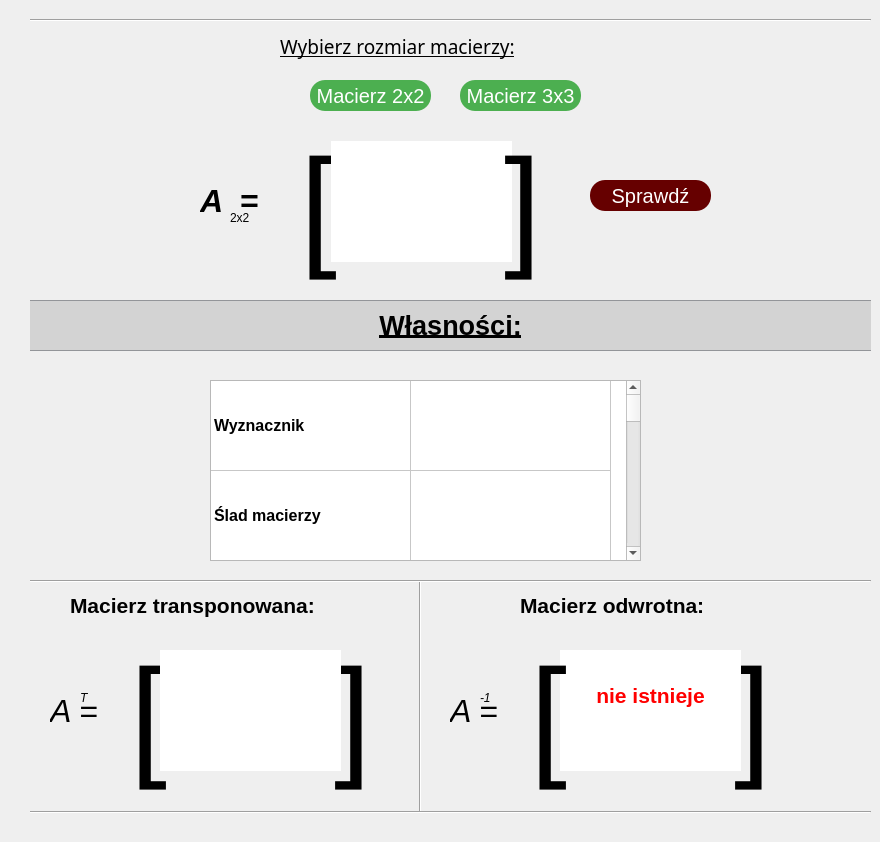
    <widget class="QWidget" name="tab_properties">
     <attribute name="title">
      <string> Własności macierzy </string>
     </attribute>
     <widget class="QLabel" name="label_2">
      <property name="geometry">
       <rect>
        <x>280</x>
        <y>30</y>
        <width>331</width>
        <height>32</height>
       </rect>
      </property>
      <property name="minimumSize">
       <size>
        <width>331</width>
        <height>32</height>
       </size>
      </property>
      <property name="maximumSize">
       <size>
        <width>331</width>
        <height>32</height>
       </size>
      </property>
      <property name="font">
       <font>
        <family>Arial Black</family>
        <pointsize>14</pointsize>
        <weight>50</weight>
        <italic>false</italic>
        <bold>false</bold>
        <underline>true</underline>
        <strikeout>false</strikeout>
       </font>
      </property>
      <property name="text">
       <string>Wybierz rozmiar macierzy:</string>
      </property>
     </widget>
     <widget class="QPushButton" name="pushButton_properties">
      <property name="geometry">
       <rect>
        <x>590</x>
        <y>180</y>
        <width>121</width>
        <height>31</height>
       </rect>
      </property>
      <property name="minimumSize">
       <size>
        <width>121</width>
        <height>31</height>
       </size>
      </property>
      <property name="maximumSize">
       <size>
        <width>131</width>
        <height>31</height>
       </size>
      </property>
      <property name="font">
       <font>
        <pointsize>-1</pointsize>
       </font>
      </property>
      <property name="styleSheet">
       <string notr="true">#pushButton_properties {
  font-size: 20px;
  text-align: center;
  color:#fff;
  background-color: #660000;
  border-radius: 15px;
}

#pushButton_properties:hover {
	background-color:  #330000;
}


</string>
      </property>
      <property name="text">
       <string>Sprawdź</string>
      </property>
     </widget>
     <widget class="QLabel" name="label_4">
      <property name="geometry">
       <rect>
        <x>300</x>
        <y>120</y>
        <width>51</width>
        <height>161</height>
       </rect>
      </property>
      <property name="minimumSize">
       <size>
        <width>51</width>
        <height>161</height>
       </size>
      </property>
      <property name="maximumSize">
       <size>
        <width>51</width>
        <height>161</height>
       </size>
      </property>
      <property name="font">
       <font>
        <family>Arial</family>
        <pointsize>100</pointsize>
        <stylestrategy>PreferDefault</stylestrategy>
        <kerning>true</kerning>
       </font>
      </property>
      <property name="layoutDirection">
       <enum>Qt::LeftToRight</enum>
      </property>
      <property name="autoFillBackground">
       <bool>false</bool>
      </property>
      <property name="text">
       <string>[</string>
      </property>
      <property name="alignment">
       <set>Qt::AlignBottom|Qt::AlignLeading|Qt::AlignLeft</set>
      </property>
     </widget>
     <widget class="QPushButton" name="pushButton_matrix3x3">
      <property name="geometry">
       <rect>
        <x>460</x>
        <y>80</y>
        <width>121</width>
        <height>31</height>
       </rect>
      </property>
      <property name="minimumSize">
       <size>
        <width>121</width>
        <height>31</height>
       </size>
      </property>
      <property name="maximumSize">
       <size>
        <width>121</width>
        <height>31</height>
       </size>
      </property>
      <property name="styleSheet">
       <string notr="true">#pushButton_matrix3x3 {
  font-size: 20px;
  text-align: center;
  color:#fff;
  background-color: #4CAF50;
  border-radius: 15px;
}

#pushButton_matrix3x3:hover {
	background-color: #3e8e41;
}
</string>
      </property>
      <property name="text">
       <string>Macierz 3x3</string>
      </property>
     </widget>
     <widget class="QLabel" name="size_label">
      <property name="geometry">
       <rect>
        <x>230</x>
        <y>210</y>
        <width>31</width>
        <height>16</height>
       </rect>
      </property>
      <property name="minimumSize">
       <size>
        <width>31</width>
        <height>16</height>
       </size>
      </property>
      <property name="maximumSize">
       <size>
        <width>31</width>
        <height>16</height>
       </size>
      </property>
      <property name="text">
       <string>2x2</string>
      </property>
     </widget>
     <widget class="QTableWidget" name="table_matrix">
      <property name="enabled">
       <bool>true</bool>
      </property>
      <property name="geometry">
       <rect>
        <x>331</x>
        <y>141</y>
        <width>181</width>
        <height>121</height>
       </rect>
      </property>
      <property name="minimumSize">
       <size>
        <width>122</width>
        <height>82</height>
       </size>
      </property>
      <property name="maximumSize">
       <size>
        <width>182</width>
        <height>122</height>
       </size>
      </property>
      <property name="font">
       <font>
        <pointsize>8</pointsize>
        <weight>75</weight>
        <italic>false</italic>
        <bold>true</bold>
        <underline>false</underline>
        <strikeout>false</strikeout>
        <kerning>true</kerning>
       </font>
      </property>
      <property name="toolTip">
       <string/>
      </property>
      <property name="whatsThis">
       <string>Matrix1</string>
      </property>
      <property name="layoutDirection">
       <enum>Qt::LeftToRight</enum>
      </property>
      <property name="styleSheet">
       <string notr="true">#table_matrix{
border-style:none;
}</string>
      </property>
      <property name="sizeAdjustPolicy">
       <enum>QAbstractScrollArea::AdjustIgnored</enum>
      </property>
      <property name="editTriggers">
       <set>QAbstractItemView::AnyKeyPressed|QAbstractItemView::EditKeyPressed</set>
      </property>
      <property name="gridStyle">
       <enum>Qt::SolidLine</enum>
      </property>
      <property name="wordWrap">
       <bool>true</bool>
      </property>
      <property name="cornerButtonEnabled">
       <bool>true</bool>
      </property>
      <property name="rowCount">
       <number>0</number>
      </property>
      <property name="columnCount">
       <number>0</number>
      </property>
      <attribute name="horizontalHeaderVisible">
       <bool>false</bool>
      </attribute>
      <attribute name="horizontalHeaderDefaultSectionSize">
       <number>60</number>
      </attribute>
      <attribute name="horizontalHeaderHighlightSections">
       <bool>false</bool>
      </attribute>
      <attribute name="horizontalHeaderMinimumSectionSize">
       <number>60</number>
      </attribute>
      <attribute name="verticalHeaderVisible">
       <bool>false</bool>
      </attribute>
      <attribute name="verticalHeaderDefaultSectionSize">
       <number>40</number>
      </attribute>
      <attribute name="verticalHeaderHighlightSections">
       <bool>false</bool>
      </attribute>
     </widget>
     <widget class="QLabel" name="label_6">
      <property name="geometry">
       <rect>
        <x>200</x>
        <y>180</y>
        <width>91</width>
        <height>41</height>
       </rect>
      </property>
      <property name="minimumSize">
       <size>
        <width>91</width>
        <height>41</height>
       </size>
      </property>
      <property name="maximumSize">
       <size>
        <width>91</width>
        <height>41</height>
       </size>
      </property>
      <property name="font">
       <font>
        <pointsize>24</pointsize>
        <weight>75</weight>
        <italic>true</italic>
        <bold>true</bold>
       </font>
      </property>
      <property name="text">
       <string>A  =</string>
      </property>
     </widget>
     <widget class="QPushButton" name="pushButton_matrix2x2">
      <property name="geometry">
       <rect>
        <x>310</x>
        <y>80</y>
        <width>121</width>
        <height>31</height>
       </rect>
      </property>
      <property name="minimumSize">
       <size>
        <width>121</width>
        <height>31</height>
       </size>
      </property>
      <property name="maximumSize">
       <size>
        <width>121</width>
        <height>31</height>
       </size>
      </property>
      <property name="styleSheet">
       <string notr="true">#pushButton_matrix2x2 {
  font-size: 20px;
  text-align: center;
  color:#fff;
  background-color: #4CAF50;
  border-radius: 15px;
}

#pushButton_matrix2x2:hover {
	background-color: #3e8e41;
}
</string>
      </property>
      <property name="text">
       <string>Macierz 2x2</string>
      </property>
     </widget>
     <widget class="QLabel" name="label_5">
      <property name="geometry">
       <rect>
        <x>490</x>
        <y>120</y>
        <width>51</width>
        <height>161</height>
       </rect>
      </property>
      <property name="minimumSize">
       <size>
        <width>51</width>
        <height>161</height>
       </size>
      </property>
      <property name="maximumSize">
       <size>
        <width>51</width>
        <height>161</height>
       </size>
      </property>
      <property name="font">
       <font>
        <family>Arial</family>
        <pointsize>100</pointsize>
        <kerning>true</kerning>
       </font>
      </property>
      <property name="text">
       <string>]</string>
      </property>
      <property name="alignment">
       <set>Qt::AlignBottom|Qt::AlignRight|Qt::AlignTrailing</set>
      </property>
     </widget>
     <widget class="QTableWidget" name="table_properties">
      <property name="geometry">
       <rect>
        <x>210</x>
        <y>380</y>
        <width>431</width>
        <height>181</height>
       </rect>
      </property>
      <property name="maximumSize">
       <size>
        <width>431</width>
        <height>181</height>
       </size>
      </property>
      <property name="font">
       <font>
        <pointsize>12</pointsize>
        <weight>75</weight>
        <bold>true</bold>
       </font>
      </property>
      <property name="styleSheet">
       <string notr="true"/>
      </property>
      <property name="sizeAdjustPolicy">
       <enum>QAbstractScrollArea::AdjustIgnored</enum>
      </property>
      <property name="editTriggers">
       <set>QAbstractItemView::NoEditTriggers</set>
      </property>
      <property name="gridStyle">
       <enum>Qt::SolidLine</enum>
      </property>
      <property name="sortingEnabled">
       <bool>false</bool>
      </property>
      <property name="wordWrap">
       <bool>true</bool>
      </property>
      <property name="cornerButtonEnabled">
       <bool>true</bool>
      </property>
      <property name="rowCount">
       <number>7</number>
      </property>
      <property name="columnCount">
       <number>2</number>
      </property>
      <attribute name="horizontalHeaderVisible">
       <bool>false</bool>
      </attribute>
      <attribute name="horizontalHeaderDefaultSectionSize">
       <number>200</number>
      </attribute>
      <attribute name="horizontalHeaderHighlightSections">
       <bool>true</bool>
      </attribute>
      <attribute name="horizontalHeaderMinimumSectionSize">
       <number>200</number>
      </attribute>
      <attribute name="verticalHeaderVisible">
       <bool>false</bool>
      </attribute>
      <attribute name="verticalHeaderDefaultSectionSize">
       <number>90</number>
      </attribute>
      <row/>
      <row/>
      <row/>
      <row/>
      <row/>
      <row/>
      <row/>
      <column/>
      <column/>
      <item row="0" column="0">
       <property name="text">
        <string>Wyznacznik</string>
       </property>
      </item>
      <item row="0" column="1">
       <property name="text">
        <string/>
       </property>
      </item>
      <item row="1" column="0">
       <property name="text">
        <string>Ślad macierzy</string>
       </property>
      </item>
      <item row="1" column="1">
       <property name="text">
        <string/>
       </property>
      </item>
      <item row="2" column="0">
       <property name="text">
        <string>Czy macierz diagonalna?</string>
       </property>
      </item>
      <item row="2" column="1">
       <property name="text">
        <string/>
       </property>
      </item>
      <item row="3" column="0">
       <property name="text">
        <string>Czy macierz symetryczna?</string>
       </property>
      </item>
      <item row="3" column="1">
       <property name="text">
        <string/>
       </property>
      </item>
      <item row="4" column="0">
       <property name="text">
        <string>Czy macierz trójkątna?</string>
       </property>
      </item>
      <item row="4" column="1">
       <property name="text">
        <string/>
       </property>
      </item>
      <item row="5" column="0">
       <property name="text">
        <string>Czy macierz osobliwa?</string>
       </property>
      </item>
      <item row="5" column="1">
       <property name="text">
        <string/>
       </property>
      </item>
      <item row="6" column="0">
       <property name="text">
        <string>Czy macierz kwadratowa?</string>
       </property>
      </item>
      <item row="6" column="1">
       <property name="text">
        <string/>
       </property>
      </item>
     </widget>
     <widget class="QLabel" name="label_28">
      <property name="geometry">
       <rect>
        <x>130</x>
        <y>630</y>
        <width>51</width>
        <height>161</height>
       </rect>
      </property>
      <property name="font">
       <font>
        <family>Arial</family>
        <pointsize>100</pointsize>
        <stylestrategy>PreferDefault</stylestrategy>
        <kerning>true</kerning>
       </font>
      </property>
      <property name="layoutDirection">
       <enum>Qt::LeftToRight</enum>
      </property>
      <property name="autoFillBackground">
       <bool>false</bool>
      </property>
      <property name="text">
       <string>[</string>
      </property>
      <property name="alignment">
       <set>Qt::AlignBottom|Qt::AlignLeading|Qt::AlignLeft</set>
      </property>
     </widget>
     <widget class="QLabel" name="label_27">
      <property name="geometry">
       <rect>
        <x>50</x>
        <y>690</y>
        <width>81</width>
        <height>41</height>
       </rect>
      </property>
      <property name="font">
       <font>
        <pointsize>24</pointsize>
        <italic>true</italic>
       </font>
      </property>
      <property name="text">
       <string>A =</string>
      </property>
     </widget>
     <widget class="QLabel" name="label_26">
      <property name="geometry">
       <rect>
        <x>320</x>
        <y>630</y>
        <width>51</width>
        <height>161</height>
       </rect>
      </property>
      <property name="font">
       <font>
        <family>Arial</family>
        <pointsize>100</pointsize>
        <kerning>true</kerning>
       </font>
      </property>
      <property name="text">
       <string>]</string>
      </property>
      <property name="alignment">
       <set>Qt::AlignBottom|Qt::AlignRight|Qt::AlignTrailing</set>
      </property>
     </widget>
     <widget class="QTableWidget" name="table_transpose">
      <property name="enabled">
       <bool>true</bool>
      </property>
      <property name="geometry">
       <rect>
        <x>160</x>
        <y>650</y>
        <width>181</width>
        <height>121</height>
       </rect>
      </property>
      <property name="font">
       <font>
        <pointsize>8</pointsize>
        <weight>75</weight>
        <bold>true</bold>
       </font>
      </property>
      <property name="styleSheet">
       <string notr="true">#table_transpose{
border-style:none;
}</string>
      </property>
      <property name="editTriggers">
       <set>QAbstractItemView::NoEditTriggers</set>
      </property>
      <property name="rowCount">
       <number>0</number>
      </property>
      <property name="columnCount">
       <number>0</number>
      </property>
      <attribute name="horizontalHeaderVisible">
       <bool>false</bool>
      </attribute>
      <attribute name="horizontalHeaderDefaultSectionSize">
       <number>60</number>
      </attribute>
      <attribute name="horizontalHeaderHighlightSections">
       <bool>false</bool>
      </attribute>
      <attribute name="verticalHeaderVisible">
       <bool>false</bool>
      </attribute>
      <attribute name="verticalHeaderDefaultSectionSize">
       <number>40</number>
      </attribute>
      <attribute name="verticalHeaderHighlightSections">
       <bool>false</bool>
      </attribute>
     </widget>
     <widget class="QLabel" name="label_25">
      <property name="geometry">
       <rect>
        <x>70</x>
        <y>590</y>
        <width>331</width>
        <height>31</height>
       </rect>
      </property>
      <property name="font">
       <font>
        <pointsize>16</pointsize>
        <weight>75</weight>
        <bold>true</bold>
       </font>
      </property>
      <property name="styleSheet">
       <string notr="true">#label_9{
  text-align: center;
  color:black;
  border: 2px solid white;
  border-bottom-color: red;
}</string>
      </property>
      <property name="text">
       <string>Macierz transponowana:</string>
      </property>
     </widget>
     <widget class="QLabel" name="label_24">
      <property name="geometry">
       <rect>
        <x>80</x>
        <y>690</y>
        <width>21</width>
        <height>16</height>
       </rect>
      </property>
      <property name="font">
       <font>
        <italic>true</italic>
       </font>
      </property>
      <property name="text">
       <string>T</string>
      </property>
     </widget>
     <widget class="QLabel" name="label_29">
      <property name="geometry">
       <rect>
        <x>480</x>
        <y>690</y>
        <width>21</width>
        <height>16</height>
       </rect>
      </property>
      <property name="font">
       <font>
        <italic>true</italic>
       </font>
      </property>
      <property name="text">
       <string>-1</string>
      </property>
     </widget>
     <widget class="QLabel" name="label_30">
      <property name="geometry">
       <rect>
        <x>450</x>
        <y>690</y>
        <width>81</width>
        <height>41</height>
       </rect>
      </property>
      <property name="font">
       <font>
        <pointsize>24</pointsize>
        <italic>true</italic>
       </font>
      </property>
      <property name="text">
       <string>A =</string>
      </property>
     </widget>
     <widget class="QLabel" name="label_31">
      <property name="geometry">
       <rect>
        <x>720</x>
        <y>630</y>
        <width>51</width>
        <height>161</height>
       </rect>
      </property>
      <property name="font">
       <font>
        <family>Arial</family>
        <pointsize>100</pointsize>
        <kerning>true</kerning>
       </font>
      </property>
      <property name="text">
       <string>]</string>
      </property>
      <property name="alignment">
       <set>Qt::AlignBottom|Qt::AlignRight|Qt::AlignTrailing</set>
      </property>
     </widget>
     <widget class="QTableWidget" name="table_inverse">
      <property name="enabled">
       <bool>true</bool>
      </property>
      <property name="geometry">
       <rect>
        <x>560</x>
        <y>650</y>
        <width>181</width>
        <height>121</height>
       </rect>
      </property>
      <property name="font">
       <font>
        <pointsize>8</pointsize>
        <weight>75</weight>
        <bold>true</bold>
       </font>
      </property>
      <property name="styleSheet">
       <string notr="true">#table_inverse{
border-style:none;
}</string>
      </property>
      <property name="editTriggers">
       <set>QAbstractItemView::NoEditTriggers</set>
      </property>
      <property name="rowCount">
       <number>0</number>
      </property>
      <property name="columnCount">
       <number>0</number>
      </property>
      <attribute name="horizontalHeaderVisible">
       <bool>false</bool>
      </attribute>
      <attribute name="horizontalHeaderDefaultSectionSize">
       <number>60</number>
      </attribute>
      <attribute name="horizontalHeaderHighlightSections">
       <bool>false</bool>
      </attribute>
      <attribute name="verticalHeaderVisible">
       <bool>false</bool>
      </attribute>
      <attribute name="verticalHeaderDefaultSectionSize">
       <number>40</number>
      </attribute>
      <attribute name="verticalHeaderHighlightSections">
       <bool>false</bool>
      </attribute>
     </widget>
     <widget class="QLabel" name="label_32">
      <property name="geometry">
       <rect>
        <x>520</x>
        <y>590</y>
        <width>261</width>
        <height>31</height>
       </rect>
      </property>
      <property name="font">
       <font>
        <pointsize>16</pointsize>
        <weight>75</weight>
        <bold>true</bold>
        <underline>false</underline>
       </font>
      </property>
      <property name="styleSheet">
       <string notr="true">#label_9{
  text-align: center;
  color:black;
  border: 2px solid white;
  border-bottom-color: red;
}</string>
      </property>
      <property name="text">
       <string>Macierz odwrotna:</string>
      </property>
     </widget>
     <widget class="QLabel" name="label_33">
      <property name="geometry">
       <rect>
        <x>530</x>
        <y>630</y>
        <width>51</width>
        <height>161</height>
       </rect>
      </property>
      <property name="font">
       <font>
        <family>Arial</family>
        <pointsize>100</pointsize>
        <stylestrategy>PreferDefault</stylestrategy>
        <kerning>true</kerning>
       </font>
      </property>
      <property name="layoutDirection">
       <enum>Qt::LeftToRight</enum>
      </property>
      <property name="autoFillBackground">
       <bool>false</bool>
      </property>
      <property name="text">
       <string>[</string>
      </property>
      <property name="alignment">
       <set>Qt::AlignBottom|Qt::AlignLeading|Qt::AlignLeft</set>
      </property>
     </widget>
     <widget class="Line" name="line">
      <property name="geometry">
       <rect>
        <x>410</x>
        <y>580</y>
        <width>21</width>
        <height>233</height>
       </rect>
      </property>
      <property name="orientation">
       <enum>Qt::Vertical</enum>
      </property>
     </widget>
     <widget class="Line" name="line_2">
      <property name="geometry">
       <rect>
        <x>30</x>
        <y>561</y>
        <width>841</width>
        <height>41</height>
       </rect>
      </property>
      <property name="orientation">
       <enum>Qt::Horizontal</enum>
      </property>
     </widget>
     <widget class="Line" name="line_3">
      <property name="geometry">
       <rect>
        <x>30</x>
        <y>792</y>
        <width>841</width>
        <height>41</height>
       </rect>
      </property>
      <property name="orientation">
       <enum>Qt::Horizontal</enum>
      </property>
     </widget>
     <widget class="QLabel" name="label_34">
      <property name="geometry">
       <rect>
        <x>30</x>
        <y>300</y>
        <width>841</width>
        <height>51</height>
       </rect>
      </property>
      <property name="font">
       <font>
        <pointsize>20</pointsize>
        <weight>75</weight>
        <italic>false</italic>
        <bold>true</bold>
        <underline>true</underline>
       </font>
      </property>
      <property name="styleSheet">
       <string notr="true">#label_34{
	background-color: lightgray;
	border-top: 1px solid #939599;
	border-bottom: 1px solid #939599;
}</string>
      </property>
      <property name="text">
       <string>Własności:</string>
      </property>
      <property name="alignment">
       <set>Qt::AlignCenter</set>
      </property>
     </widget>
     <widget class="Line" name="line_10">
      <property name="geometry">
       <rect>
        <x>30</x>
        <y>0</y>
        <width>841</width>
        <height>41</height>
       </rect>
      </property>
      <property name="orientation">
       <enum>Qt::Horizontal</enum>
      </property>
     </widget>
     <widget class="QLabel" name="label_35">
      <property name="geometry">
       <rect>
        <x>520</x>
        <y>680</y>
        <width>261</width>
        <height>31</height>
       </rect>
      </property>
      <property name="font">
       <font>
        <pointsize>16</pointsize>
        <weight>75</weight>
        <bold>true</bold>
        <underline>false</underline>
       </font>
      </property>
      <property name="styleSheet">
       <string notr="true">#label_35{
  color:red;
}</string>
      </property>
      <property name="text">
       <string>nie istnieje</string>
      </property>
      <property name="alignment">
       <set>Qt::AlignCenter</set>
      </property>
     </widget>
    </widget>
